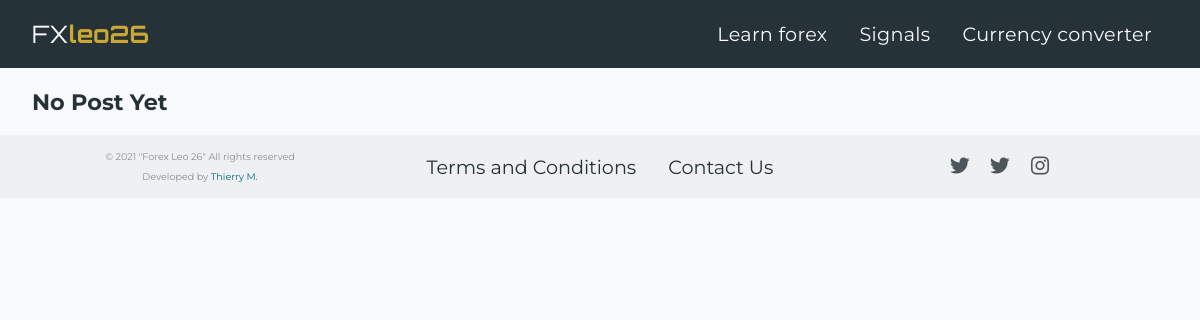
Page /home on the earlier database version.
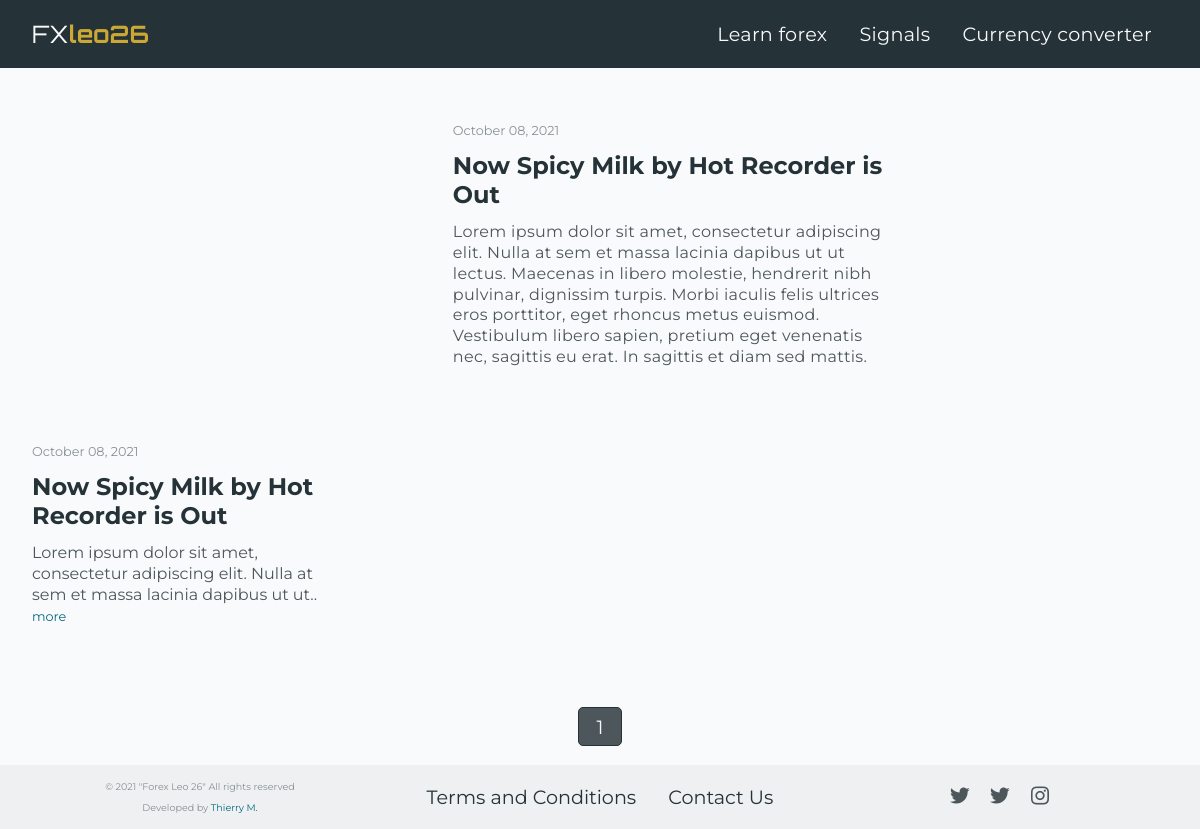
Same page on the later database version.
### forex_26_app/models.py (models this page shows, shortened)
class Post(db.Model):
    id = db.Column(db.Integer, nullable=False, primary_key = True)
    image = db.Column(db.String(30), nullable=False, default = "default.jpg")
    title = db.Column(db.String(100), nullable=False)
    post = db.Column(db.Text, nullable=False)
    posted_date = db.Column(db.DateTime, nullable=False, default = datetime.utcnow)
    user = db.Column(db.Integer, db.ForeignKey('admin.id'), nullable = False)

### forex_26_app/routes.py (the view)
@app.route('/')
@app.route('/home')
def home():
    date = datetime.utcnow() # get current date
    page = request.args.get('page', 1, type=int)
    posts = Post.query.order_by(Post.posted_date.desc()).paginate(page=page, per_page=6) # query post by posted date.
    return render_template('home.html', title="Home", posts=posts, date=date)

### forex_26_app/templates/home.html (shortened to what this page needs)
{% extends "layout.html" %}
{% block content %}
{% if posts.items|length > 0 %}
{% if posts.page == 1 %}
<div class="latest_post-container">
    <div class="latest_post">
        <div class="news-summary-container">
            <span class="text-muted date-posted">{{ posts.items[0].posted_date.strftime("%B %d, %Y") }}</span>
            <h2 class="news-title-summary news-title-summary-latest">
                <a class="news-title-summary-link" href="{{ url_for('post', post_title=posts.items[0].title, post_id=posts.items[0].id ) }}">{{ posts.items[0].title }}</a>
            </h2>
            {% if posts.items[0].post|length > 400 %}
            <p class="summary summary-latest">
                {{ posts.items[0].post[0:400] }}..
                <a class="read__more" href="{{ url_for('post', post_title=posts.items[0].title, post_id=posts.items[0].id ) }}">more</a>
            </p>
            {% else %}
            <p class="summary summary-latest">{{ posts.items[0].post }}</p>
            {% endif %}
        </div>
    </div>
</div>
{% endif %}
<div class="news-cards-container">
    {% for post in posts.items %}
    <div class="news-card">
        <div class="news-summary-container">
            <span class="text-muted date-posted">{{ post.posted_date.strftime("%B %d, %Y") }}</span>
            <h2 class="news-title-summary">
                <a class="news-title-summary-link" href="{{ url_for('post', post_title=post.title, post_id=post.id ) }}">{{ post.title }}</a>
            </h2>
            {% if post.post|length > 100 %}
            <p class="summary">
                {{ post.post[0:100] }}..
                <a class="read__more" href="{{ url_for('post', post_title=post.title, post_id=post.id ) }}">more</a>
            </p>
            {% else %}
            <p class="summary">{{ post.post }}</p>
            {% endif %}
        </div>
    </div>
{% endfor %}
</div>
<div class="paginations">
    {% for page_num in posts.iter_pages() %}
    {% if page_num %}
    {% if posts.page == page_num %}
    <a class='btn btn-pagination' href="{{ url_for('home', page=page_num) }}">{{ page_num }}</a>
    {% else %}
    <a class='btn-pagination-out' href="{{ url_for('home', page=page_num) }}">{{ page_num }}</a>
    {% endif %}
    {% else %}
    ...
    {% endif %}
    {% endfor %}
</div>
{% else %}
{% if current_user.is_authenticated %}
<h1 class="no-post__warning">No Post Yet <a class="nav-link" href="{{ url_for('new_post') }}">Create a post in learn forex</a> or <a class="nav-link" href="{{ url_for('create_post_signals') }}">Create a post in signals</a></h1>
{% else %}
<h1 class="no-post__warning">No Post Yet</h1>
{% endif %}
{% endif%}
{% endblock %}

Differences in the rows shown:
added Post: posted_date "October 08, 2021", title "Now Spicy Milk by Hot Recorder is Out", post "Lorem ipsum dolor sit amet, consectetur adipiscing elit. Nulla at sem et massa lacinia dapibus ut ut lectus. Maecenas in libero molestie, hendrerit nibh pulvinar, dignissim turpis. Morbi iaculis felis ultrices eros porttitor, eget rhoncus metus euismod. Vestibulum libero sapien, pretium eget venenatis nec, sagittis eu erat. In sagittis et diam sed mattis.", post "Lorem ipsum dolor sit amet, consectetur adipiscing elit. Nulla at sem et massa lacinia dapibus ut ut"
Other differences:
new list line: "1"
text no longer shown: "No Post Yet"
